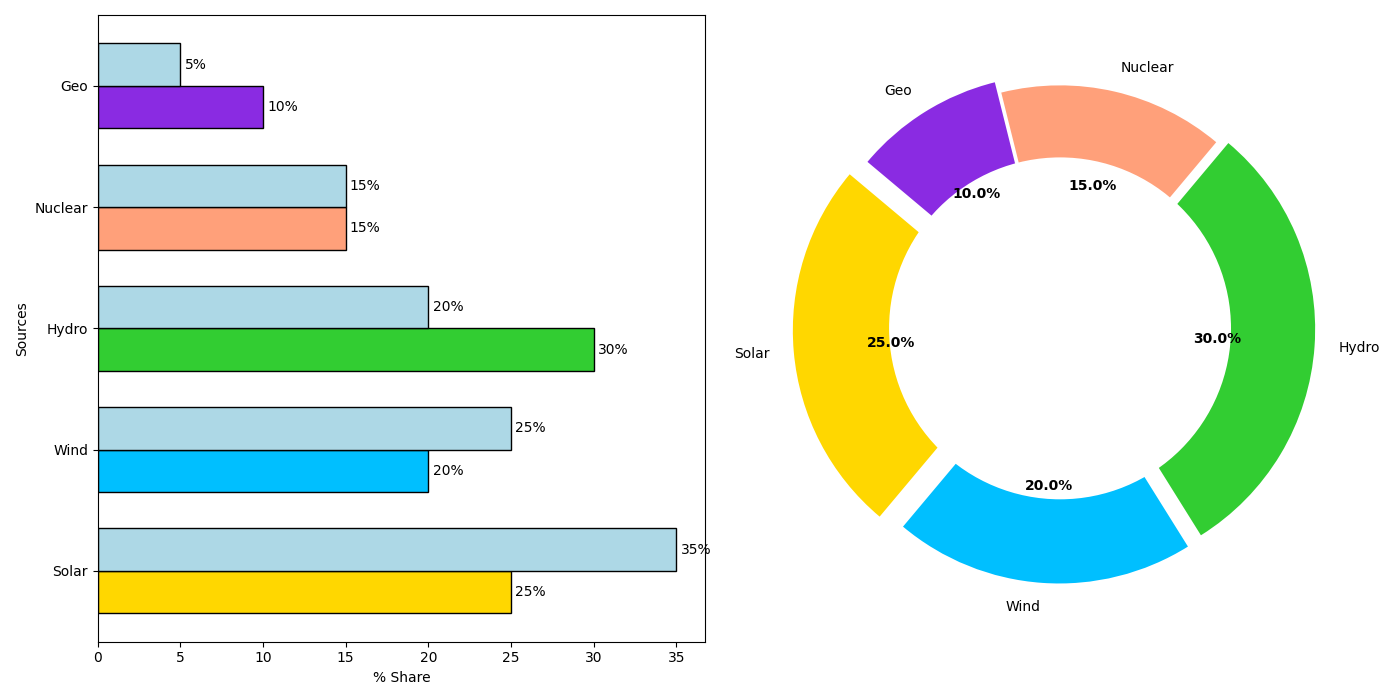

The Python source for this figure:
import matplotlib.pyplot as plt
import numpy as np

energy_sources = ['Solar', 'Wind', 'Hydro', 'Nuclear', 'Geo']
current_share = [25, 20, 30, 15, 10]
future_share = [35, 25, 20, 15, 5]
colors = ['#FFD700', '#00BFFF', '#32CD32', '#FFA07A', '#8A2BE2']
explode = (0.1, 0.05, 0.05, 0, 0.05)

fig, (ax2, ax1) = plt.subplots(1, 2, figsize=(14, 7))

bar_width = 0.35
index = np.arange(len(energy_sources))

rects1 = ax2.barh(index, current_share, bar_width, color=colors, edgecolor='black')
rects2 = ax2.barh(index + bar_width, future_share, bar_width, color='#ADD8E6', edgecolor='black')

ax2.set_ylabel('Sources')
ax2.set_xlabel('% Share')
ax2.set_yticks(index + bar_width / 2)
ax2.set_yticklabels(energy_sources)

def add_value_labels(ax, rects):
    for rect in rects:
        width = rect.get_width()
        ax.annotate(f'{width}%', 
                    xy=(width, rect.get_y() + rect.get_height() / 2),
                    xytext=(3, 0),  
                    textcoords="offset points",
                    ha='left', va='center')

add_value_labels(ax2, rects1)
add_value_labels(ax2, rects2)

wedges, texts, autotexts = ax1.pie(current_share, labels=energy_sources, autopct='%1.1f%%', 
                                   startangle=140, colors=colors, explode=explode)

centre_circle = plt.Circle((0, 0), 0.70, color='white', fc='white', linewidth=1.25)
ax1.add_artist(centre_circle)

plt.setp(autotexts, size=10, weight='bold', color='black')
plt.setp(texts, size=10)

plt.tight_layout()
plt.show()
